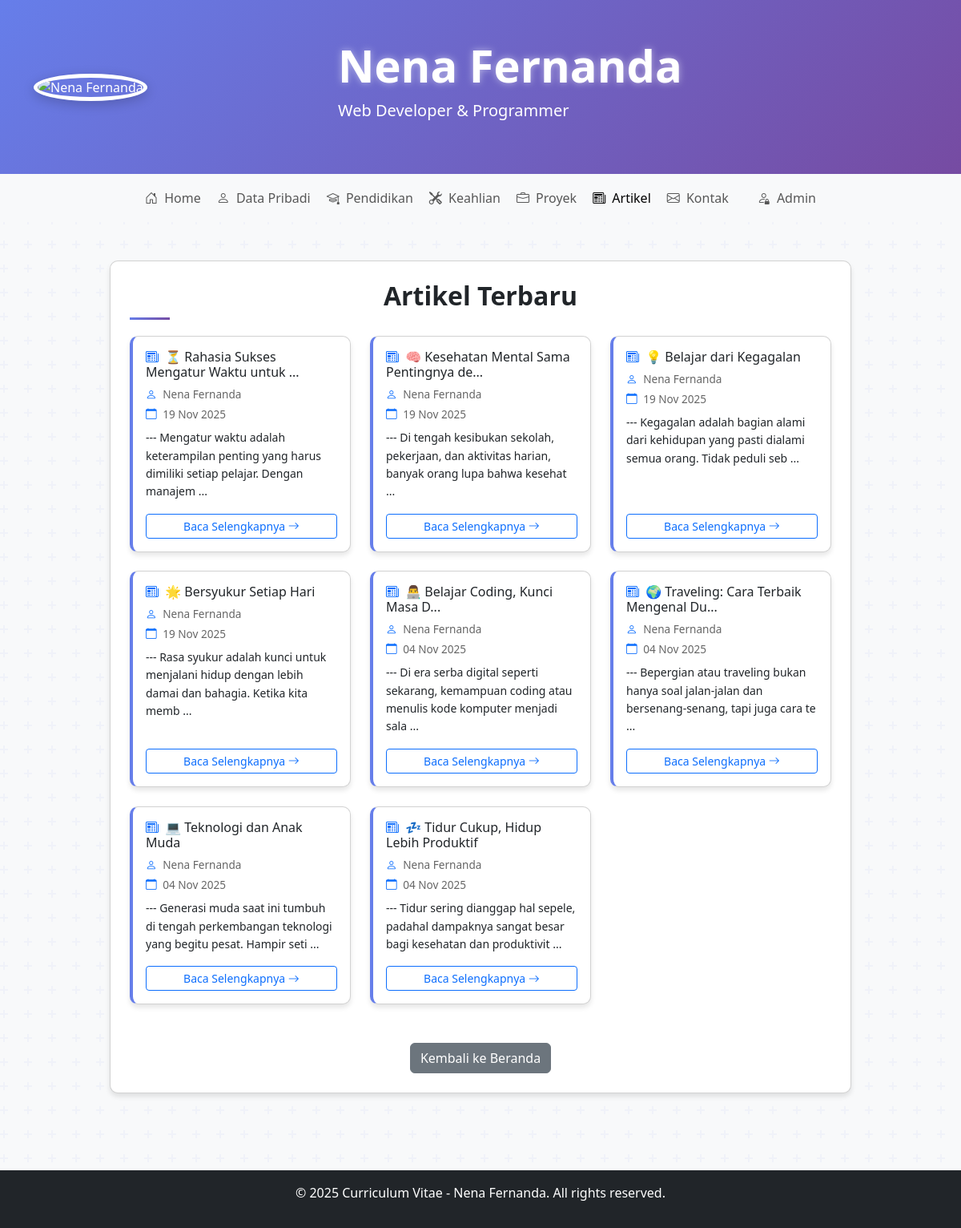
The app's page /articles_page.php with its own data.
### tables this page shows
CREATE TABLE `articles` (
  `id` int(11) NOT NULL,
  `title` varchar(255) NOT NULL,
  `content` text NOT NULL,
  `author` varchar(100) NOT NULL,
  `created_at` timestamp NOT NULL DEFAULT current_timestamp(),
  `updated_at` timestamp NOT NULL DEFAULT current_timestamp() ON UPDATE current_timestamp(),
  `status` enum('draft','published') DEFAULT 'draft',
  `image_path` varchar(255) DEFAULT NULL
);

### articles_page.php (the view, shortened to what this page needs)
<?php
function getAllArticles($status = 'published') {
    $pdo = getConnection();
    $stmt = $pdo->prepare("SELECT * FROM articles WHERE status = ? ORDER BY created_at DESC");
    $stmt->execute([$status]);
    return $stmt->fetchAll(PDO::FETCH_ASSOC);
}
$articles = getAllArticles();
$article = null;
?>
<!DOCTYPE html>
<html lang="id">
<head>
    <link href="https://cdn.jsdelivr.net/npm/bootstrap@5.3.0/dist/css/bootstrap.min.css" rel="stylesheet">
    <link rel="stylesheet" href="https://cdn.jsdelivr.net/npm/bootstrap-icons@1.10.0/font/bootstrap-icons.css">
    <link rel="stylesheet" href="style.css">
</head>
<body>
    <header class="header-bg py-5">
        <div class="container">
            <div class="row align-items-center">
                <div class="col-md-4 text-center text-md-start">
                    <img src="img/nena.jpg" alt="Nena Fernanda" class="profile-img rounded-circle pulse">
                </div>
                <div class="col-md-8 mt-4 mt-md-0">
                    <h1 class="display-4 fw-bold white-text">Nena Fernanda</h1>
                    <p class="lead">Web Developer & Programmer</p>
                </div>
            </div>
        </div>
    </header>
    <nav class="navbar navbar-expand-lg navbar-light bg-light sticky-top">
        <div class="container">
            <div class="collapse navbar-collapse" id="navbarNav">
                <ul class="navbar-nav mx-auto">
                    <li class="nav-item">
                        <a class="nav-link" href="index.php"><i class="bi bi-house-door me-1"></i> Home</a>
                    </li>
                    <li class="nav-item">
                        <a class="nav-link" href="personal.php"><i class="bi bi-person me-1"></i> Data Pribadi</a>
                    </li>
                    <li class="nav-item">
                        <a class="nav-link" href="education.php"><i class="bi bi-mortarboard me-1"></i> Pendidikan</a>
                    </li>
                    <li class="nav-item">
                        <a class="nav-link" href="skills.php"><i class="bi bi-tools me-1"></i> Keahlian</a>
                    </li>
                    <li class="nav-item">
                        <a class="nav-link" href="projects.php"><i class="bi bi-briefcase me-1"></i> Proyek</a>
                    </li>
                    <li class="nav-item">
                        <a class="nav-link active" href="articles_redirect.php"><i class="bi bi-newspaper me-1"></i> Artikel</a>
                    </li>
                    <li class="nav-item">
                        <a class="nav-link" href="contact.php"><i class="bi bi-envelope me-1"></i> Kontak</a>
                    </li>
                    <li class="nav-item ms-3">
                        <a class="nav-link" href="admin.php"><i class="bi bi-person-lock me-1"></i> Admin</a>
                    </li>
                </ul>
            </div>
        </div>
    </nav>
    <main class="py-5">
        <div class="container">
            <div class="row justify-content-center">
                <div class="col-lg-10">
                    <div class="card p-4 card-float">
                        <h2 class="section-title text-center">Artikel Terbaru</h2>
                        <?php if ($article): ?>
                            <div class="single-article">
                                <?php if (isset($article['image_path']) && $article['image_path']): ?>
                                <div class="text-center mb-4">
                                    <img src="<?php echo $article['image_path']; ?>" alt="Gambar Artikel" class="img-fluid rounded" style="height: 300px; object-fit: cover; width: 100%;">
                                </div>
                                <?php endif; ?>
                                <h3 class="fw-bold text-primary"><?php echo htmlspecialchars($article['title']); ?></h3>
                                <div class="article-meta mb-3">
                                    <i class="bi bi-person text-primary me-2"></i>
                                    <?php echo htmlspecialchars($article['author']); ?> |
                                    <i class="bi bi-calendar text-primary me-2"></i>
                                    <?php echo date('d M Y', strtotime($article['created_at'])); ?>
                                </div>
                                <div class="article-content">
                                    <p><?php echo nl2br(htmlspecialchars($article['content'])); ?></p>
                                </div>
                                <div class="text-center mt-4">
                                    <a href="articles_redirect.php" class="btn btn-primary btn-glow"><i class="bi bi-arrow-left me-2"></i>Kembali ke Artikel</a>
                                </div>
                            </div>
                        <?php else: ?>
                            <?php if (empty($articles)): ?>
                                <div class="text-center py-5">
                                    <i class="bi bi-newspaper" style="font-size: 3rem; color: #667eea;"></i>
                                    <h4 class="mt-3">Belum Ada Artikel</h4>
                                    <p class="text-muted">Artikel akan segera ditambahkan. Silakan kembali nanti.</p>
                                </div>
                            <?php else: ?>
                                <div class="row">
                                    <?php foreach ($articles as $articleItem): ?>
                                        <div class="col-md-4 mb-4">
                                            <div class="card article-card h-100 card-float">
                                                <div class="card-body d-flex flex-column">
                                                    <h6 class="card-title">
                                                        <i class="bi bi-newspaper text-primary me-1"></i>
                                                        <a href="articles_redirect.php?id=<?php echo $articleItem['id']; ?>" class="text-decoration-none text-dark">
                                                            <?php echo htmlspecialchars(substr($articleItem['title'], 0, 40)); ?><?php if (strlen($articleItem['title']) > 40) echo '...'; ?>
                                                        </a>
                                                    </h6>
                                                    <p class="article-meta small mb-1">
                                                        <i class="bi bi-person text-primary me-1"></i>
                                                        <?php echo htmlspecialchars($articleItem['author']); ?>
                                                    </p>
                                                    <p class="article-meta small mb-2">
                                                        <i class="bi bi-calendar text-primary me-1"></i>
                                                        <?php echo date('d M Y', strtotime($articleItem['created_at'])); ?>
                                                    </p>
                                                    <p class="article-excerpt small flex-grow-1">
                                                        <?php echo htmlspecialchars(substr($articleItem['content'], 0, 100)); ?>
                                                        <?php if (strlen($articleItem['content']) > 100): ?>...<?php endif; ?>
                                                    </p>
                                                    <a href="articles_redirect.php?id=<?php echo $articleItem['id']; ?>" class="btn btn-outline-primary btn-sm mt-auto">
                                                        Baca Selengkapnya <i class="bi bi-arrow-right"></i>
                                                    </a>
                                                </div>
                                            </div>
                                        </div>
                                    <?php endforeach; ?>
                                </div>
                            <?php endif; ?>
                        <?php endif; ?>
                        <div class="text-center mt-4">
                            <a href="index.php" class="btn btn-secondary">Kembali ke Beranda</a>
                        </div>
                    </div>
                </div>
            </div>
        </div>
    </main>
    <footer class="bg-dark text-white text-center py-3 mt-5">
        <div class="container">
            <p>&copy; 2025 Curriculum Vitae - Nena Fernanda. All rights reserved.</p>
        </div>
    </footer>
</body>
</html>

### style.css (style rules this page uses)
.white-text { color: #ffffff; text-shadow: 0 0 10px rgba(255, 255, 255, 0.5); }
.card-float { animation: float 3s ease-in-out infinite; }
.pulse { animation: pulse 2s infinite; }

### articles_page.php (style rules this page uses)
body { background-color: #f8f9fa; font-family: 'Segoe UI', Tahoma, Geneva, Verdana, sans-serif; position: relative; }
.header-bg { background: linear-gradient(135deg, #667eea 0%, #764ba2 100%); color: white; }
.card { border-radius: 10px; box-shadow: 0 4px 6px rgba(0, 0, 0, 0.1); transition: transform 0.3s; }
.section-title { position: relative; padding-bottom: 10px; margin-bottom: 20px; font-weight: 600; }
.section-title:after { content: ''; position: absolute; bottom: 0; left: 0; width: 50px; height: 3px; background: linear-gradient(135deg, #667eea 0%, #764ba2 100%); }
.profile-img { width: 150px; height: 150px; object-fit: cover; border: 5px solid #fff; box-shadow: 0 4px 15px rgba(0, 0, 0, 0.2); }
.article-card { transition: all 0.5s ease; border-left: 4px solid #667eea; opacity: 0; transform: scale(0.8); animation: popIn 0.6s forwards; }
.nav-link { font-weight: 500; padding: 10px 15px; border-radius: 5px; margin: 0 2px; transition: all 0.3s; }
.article-meta { color: #666; font-size: 0.85em; }
.article-excerpt { line-height: 1.6; }

### records on screen
articles: title "⏳ Rahasia Sukses Mengatur Waktu untuk", author "Nena Fernanda", created_at "19 Nov 2025", content "--- Mengatur waktu adalah keterampilan penting yang harus dimiliki setiap pelajar. Dengan manajem"
articles: title "🧠 Kesehatan Mental Sama Pentingnya de", author "Nena Fernanda", created_at "19 Nov 2025", content "--- Di tengah kesibukan sekolah, pekerjaan, dan aktivitas harian, banyak orang lupa bahwa kesehat"
articles: title "💡 Belajar dari Kegagalan", author "Nena Fernanda", created_at "19 Nov 2025", content "--- Kegagalan adalah bagian alami dari kehidupan yang pasti dialami semua orang. Tidak peduli seb"
articles: title "🌟 Bersyukur Setiap Hari", author "Nena Fernanda", created_at "19 Nov 2025", content "--- Rasa syukur adalah kunci untuk menjalani hidup dengan lebih damai dan bahagia. Ketika kita memb"
articles: title "👨‍💻 Belajar Coding, Kunci Masa D", author "Nena Fernanda", created_at "04 Nov 2025", content "--- Di era serba digital seperti sekarang, kemampuan coding atau menulis kode komputer menjadi sala"
articles: title "🌍 Traveling: Cara Terbaik Mengenal Du", author "Nena Fernanda", created_at "04 Nov 2025", content "--- Bepergian atau traveling bukan hanya soal jalan-jalan dan bersenang-senang, tapi juga cara te"
articles: title "💻 Teknologi dan Anak Muda", author "Nena Fernanda", created_at "04 Nov 2025", content "--- Generasi muda saat ini tumbuh di tengah perkembangan teknologi yang begitu pesat. Hampir seti"
articles: title "💤 Tidur Cukup, Hidup Lebih Produktif", author "Nena Fernanda", created_at "04 Nov 2025", content "--- Tidur sering dianggap hal sepele, padahal dampaknya sangat besar bagi kesehatan dan produktivit"
